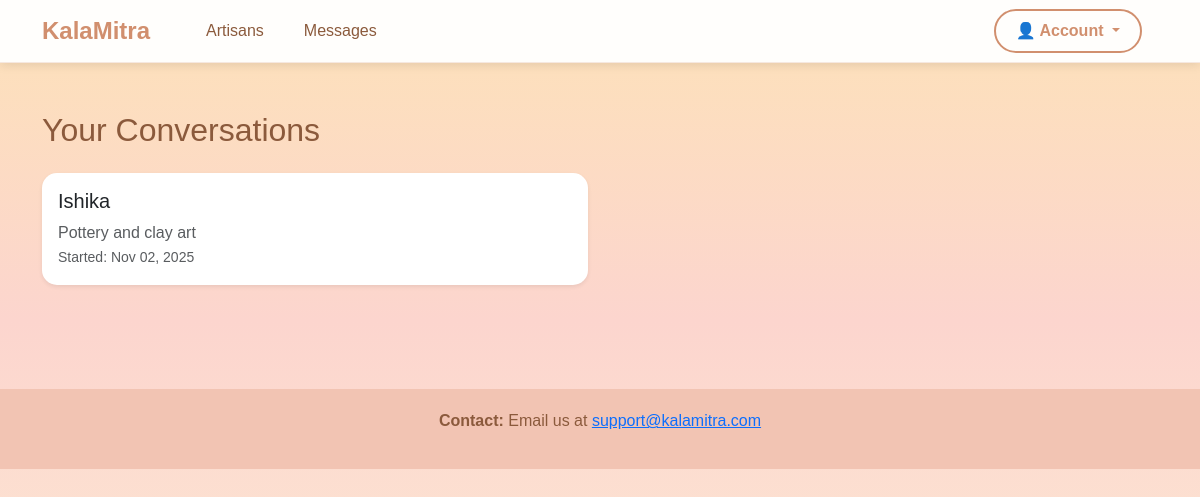
The page /chat (signed in) on the database its author committed.
### models.py (models this page shows, shortened)
class Chat(db.Model):
    __tablename__ = 'chats'
    id = db.Column(db.Integer, primary_key=True)
    user_id = db.Column(db.Integer, db.ForeignKey('users.id'), nullable=False)
    artisan_id = db.Column(db.Integer, db.ForeignKey('artisans.id'), nullable=False)
    created_at = db.Column(db.DateTime, default=get_ist_time)
    messages = db.relationship('Message', backref='chat', lazy=True, cascade='all, delete-orphan')

class Artisan(db.Model):
    __tablename__ = 'artisans'
    id = db.Column(db.Integer, primary_key=True)
    name = db.Column(db.String(100), nullable=False)
    email = db.Column(db.String(120), unique=True, nullable=False)
    password = db.Column(db.String(255), nullable=False)
    craft_type = db.Column(db.String(100), nullable=False)
    location = db.Column(db.String(150))
    bio = db.Column(db.Text)
    contact = db.Column(db.String(50))
    image_url = db.Column(db.String(255))
    rating = db.Column(db.Float, default=0.0)
    total_ratings = db.Column(db.Integer, default=0)
    created_at = db.Column(db.DateTime, default=get_ist_time)
    products = db.relationship('Product', backref='artisan', lazy=True, cascade='all, delete-orphan')
    chats = db.relationship('Chat', backref='artisan', lazy=True, cascade='all, delete-orphan')
    ratings = db.relationship('Rating', backref='artisan', lazy=True, cascade='all, delete-orphan')

### app.py (the view)
@app.route('/chat')
def chat_list():
    if 'user_id' not in session:
        flash('Please login first!', 'error')
        return redirect(url_for('login'))
    if session.get('user_type') == 'user':
        chats = Chat.query.filter_by(user_id=session['user_id']).all()
    else:
        chats = Chat.query.filter_by(artisan_id=session['user_id']).all()
    return render_template('chat_list.html', chats=chats)

### templates/chat_list.html (shortened to what this page needs)
{% extends "base.html" %}
{% block content %}
<div class="container main-content">
    <h2 class="page-title mb-4">Your Conversations</h2>
    <div class="row">
        {% for chat in chats %}
        <div class="col-md-6 mb-3">
            <a href="{{ url_for('chat_view', chat_id=chat.id) }}" class="text-decoration-none">
                <div class="card shadow-sm">
                    <div class="card-body">
                        {% if session.user_type == 'user' %}
                            <h5 class="card-title">{{ chat.artisan.name }}</h5>
                            <p class="text-muted mb-0">{{ chat.artisan.craft_type }}</p>
                        {% else %}
                            <h5 class="card-title">{{ chat.user.name }}</h5>
                            <p class="text-muted mb-0">User</p>
                        {% endif %}
                        <small class="text-muted">Started: {{ chat.created_at.strftime('%b %d, %Y') }}</small>
                    </div>
                </div>
            </a>
        </div>
        {% endfor %}
    </div>
</div>
{% endblock %}

### templates/base.html (style rules this page uses)
body { margin: 0; font-family: Arial, sans-serif; background: linear-gradient(180deg, #fde2b8 0%, #fcd5ce 40%, #fdf0d5 100%); background-attachment: fixed; min-height: 100vh; }
.main-content { margin-top: 0; padding-top: 3rem; padding-bottom: 3rem; }
.card { border-radius: 15px; transition: transform 0.3s ease, box-shadow 0.3s ease; border: none; }
.page-title { color: #8b5a3c; margin-bottom: 1rem; }

### rows shown on the page
Chat: artisan.name "Ishika", artisan.craft_type "Pottery and clay art", created_at "Nov 02, 2025"
